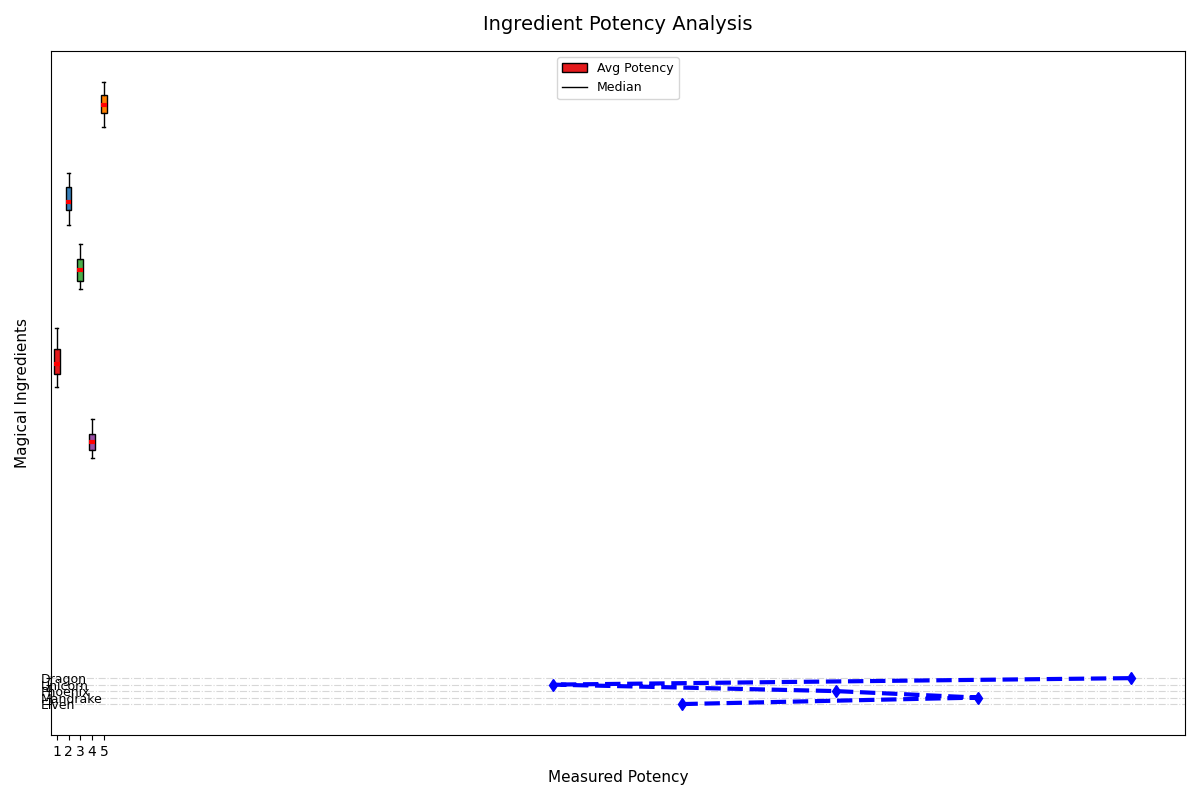

Write the Python code that produced this figure.
import matplotlib.pyplot as plt
import numpy as np

ingredients = ['Dragon', 'Unicorn', 'Phoenix', 'Mandrake', 'Elven']
potencies = [
    [59, 51, 54, 50, 53, 56, 52, 55, 58, 52],
    [80, 78, 77, 83, 75, 76, 82, 81, 78, 79],
    [68, 65, 72, 71, 67, 68, 70, 66, 65, 69],
    [45, 41, 40, 43, 42, 42, 44, 39, 40, 41],
    [93, 95, 96, 91, 94, 97, 92, 90, 93, 95]
]
average_potencies = [54, 79, 67, 43, 92]

fig, ax = plt.subplots(figsize=(12, 8))

boxes = ax.boxplot(potencies, patch_artist=True, notch=False, vert=True, showmeans=False)
varied_colors = ['#e41a1c', '#377eb8', '#4daf4a', '#984ea3', '#ff7f00']

for i, patch in enumerate(boxes['boxes']):
    patch.set_facecolor(varied_colors[i])

for mean_point in boxes['means']:
    mean_point.set(marker='x', markeredgecolor='darkgreen', markerfacecolor='orange', markersize=8)

for median in boxes['medians']:
    median.set(color='red', linewidth=3)

ax.plot(average_potencies, range(1, len(average_potencies) + 1), marker='d', linestyle='--', color='blue', linewidth=3, label='Avg Potency')

ax.set_title('Ingredient Potency Analysis', fontsize=14, fontweight='normal', pad=15)
ax.set_ylabel('Magical Ingredients', fontsize=11, fontweight='normal', labelpad=8)
ax.set_xlabel('Measured Potency', fontsize=11, fontweight='normal', labelpad=8)

ax.set_yticks(range(1, len(ingredients) + 1))
ax.set_yticklabels(ingredients[::-1], fontsize=9, ha='left')
ax.grid(axis='y', linestyle='-.', alpha=0.5)

ax.legend(['Avg Potency', 'Median'], loc='upper center', fontsize=9, frameon=True)

plt.tight_layout()
plt.show()
